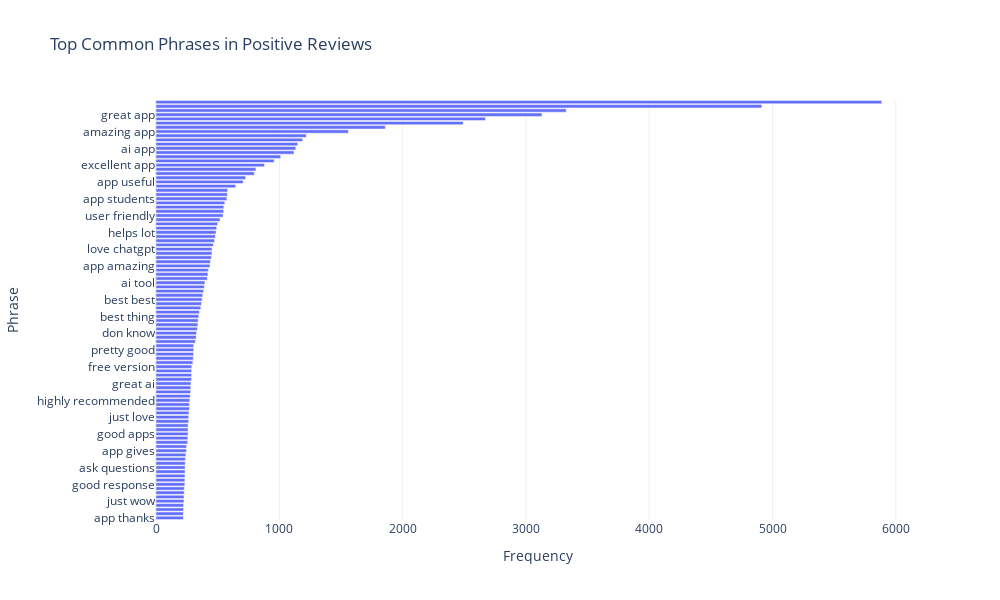

Notebook cell for this chart:
### Code cell
# filter reviews with positive sentiment
positive_reviews = df[df['Sentiment'] == 'Positive']['Review']

# use CountVectorizer to extract common phrases (n-grams)
vectorizer = CountVectorizer(ngram_range=(2, 3), stop_words='english', max_features=100)
X = vectorizer.fit_transform(positive_reviews)

# sum the counts of each phrase
phrase_counts = X.sum(axis=0)
phrases = vectorizer.get_feature_names_out()
phrase_freq = [(phrases[i], phrase_counts[0, i]) for i in range(len(phrases))]

# sort phrases by frequency
phrase_freq = sorted(phrase_freq, key=lambda x: x[1], reverse=True)

phrase_df = pd.DataFrame(phrase_freq, columns=['Phrase', 'Frequency'])

fig = px.bar(phrase_df,
             x='Frequency',
             y='Phrase',
             orientation='h',
             title='Top Common Phrases in Positive Reviews',
             labels={'Phrase': 'Phrase', 'Frequency': 'Frequency'},
             width=1000,
             height=600)

fig.update_layout(
    xaxis_title='Frequency',
    yaxis_title='Phrase',
    yaxis={'categoryorder':'total ascending'}
)

fig.show()

### Figure 1 — Plotly figure (JSON) as saved in the notebook; plotly's stock layout.template omitted (floating-point values rounded to 4 significant figures)
{"data": [{"alignmentgroup": "True", "hovertemplate": "Frequency=%{x}<br>Phrase=%{y}<extra></extra>", "legendgroup": "", "marker": {"color": "#636efa", "pattern": {"shape": ""}}, "name": "", "offsetgroup": "", "orientation": "h", "showlegend": false, "textposition": "auto", "type": "bar", "x": [5886, 4913, 3327, 3130, 2672, 2491, 1860, 1560, 1219, 1189, 1150, 1134, 1119, 1011, 958, 880, 810, 797, 727, 707, 646, 581, 579, 575, 558, 550, 549, 544, 519, 500, 492, 487, 482, 475, 465, 454, 454, 449, 441, 438, 424, 421, 416, 397, 392, 386, 379, 374, 369, 363, 352, 347, 342, 339, 336, 329, 326, 320, 306, 306, 304, 302, 299, 290, 289, 289, 288, 283, 282, 281, 277, 274, 271, 271, 267, 265, 265, 260, 260, 260, 258, 257, 248, 247, 242, 238, 237, 236, 236, 235, 234, 234, 229, 229, 227, 227, 224, 224, 222, 222], "xaxis": "x", "y": ["good app", "best app", "nice app", "great app", "chat gpt", "best ai", "love app", "amazing app", "useful app", "really good", "easy use", "ai app", "app good", "really helpful", "helpful app", "excellent app", "app helpful", "app really", "good ai", "app useful", "app helps", "like app", "best ai app", "app students", "use app", "awesome app", "app best", "user friendly", "better google", "best friend", "app help", "helps lot", "app like", "app use", "app great", "highly recommend", "love chatgpt", "good application", "open ai", "app amazing", "app love", "wonderful app", "using app", "ai tool", "voice chat", "really like", "good work", "best best", "chatgpt app", "using chatgpt", "good experience", "best thing", "answers questions", "chatgpt best", "good helpful", "don know", "app just", "app app", "pretty good", "really love", "nice ai", "really great", "great tool", "free version", "answer questions", "just amazing", "web version", "great ai", "best application", "app used", "helpful students", "highly recommended", "good use", "really amazing", "app seen", "good job", "just love", "good apps", "really helps", "thanks chatgpt", "helped lot", "fantastic app", "language model", "app gives", "mind blowing", "useful students", "really useful", "android app", "ask questions", "app world", "good response", "super app", "best apps", "great experience", "just wow", "perfect app", "app nice", "really good app", "app thanks", "really nice"], "yaxis": "y"}], "layout": {"barmode": "relative", "height": 600, "legend": {"tracegroupgap": 0}, "title": {"text": "Top Common Phrases in Positive Reviews"}, "width": 1000, "xaxis": {"anchor": "y", "domain": [0, 1], "title": {"text": "Frequency"}}, "yaxis": {"anchor": "x", "categoryorder": "total ascending", "domain": [0, 1], "title": {"text": "Phrase"}}}}
